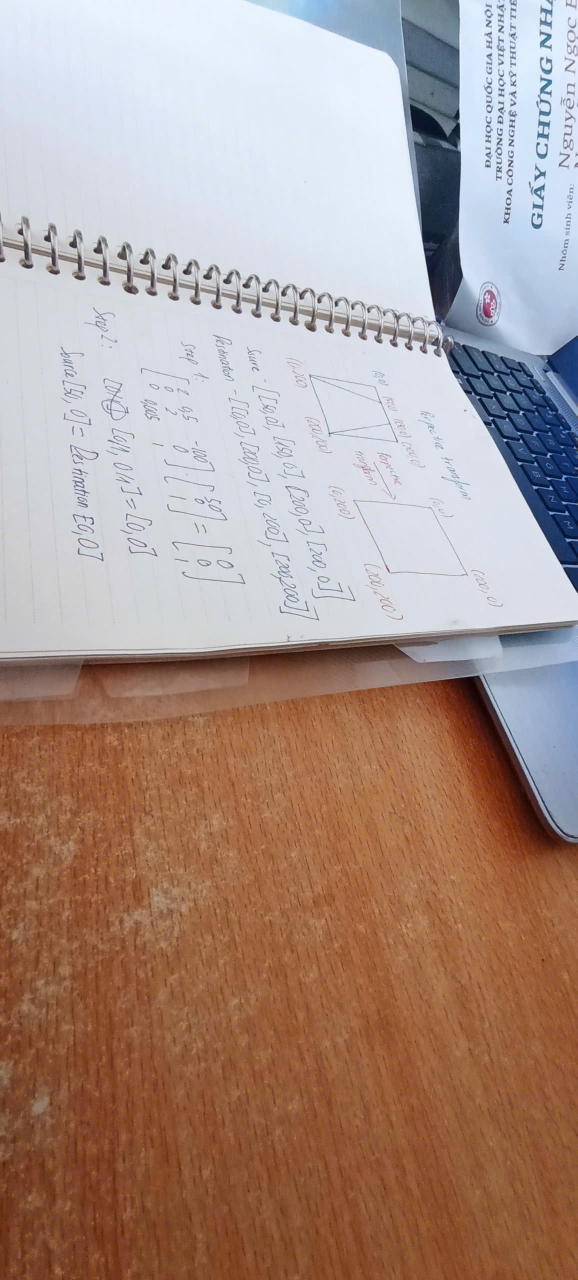
#> input picture Hubble/Final.jpg, 1155 x 2560 px (shown at 1/2 size)
$ python Main.py
#> lines starting #> are read from the running program, lines starting #| are printed output that depends on the picture
import cv2
import numpy as np

# Đọc ảnh
image = cv2.imread('Final.jpg')
#> image is the input picture: shape (2560, 1155, 3); mean B, G, R 140.1, 148.8, 170.7
if image is None:
    print("Không thể đọc ảnh. Vui lòng kiểm tra đường dẫn.")
    exit()

# Thay đổi kích thước ảnh để phù hợp với màn hình
scale = 0.5  # Giảm kích thước xuống 50%
resized_image = cv2.resize(image, None, fx=scale, fy=scale, interpolation=cv2.INTER_AREA)
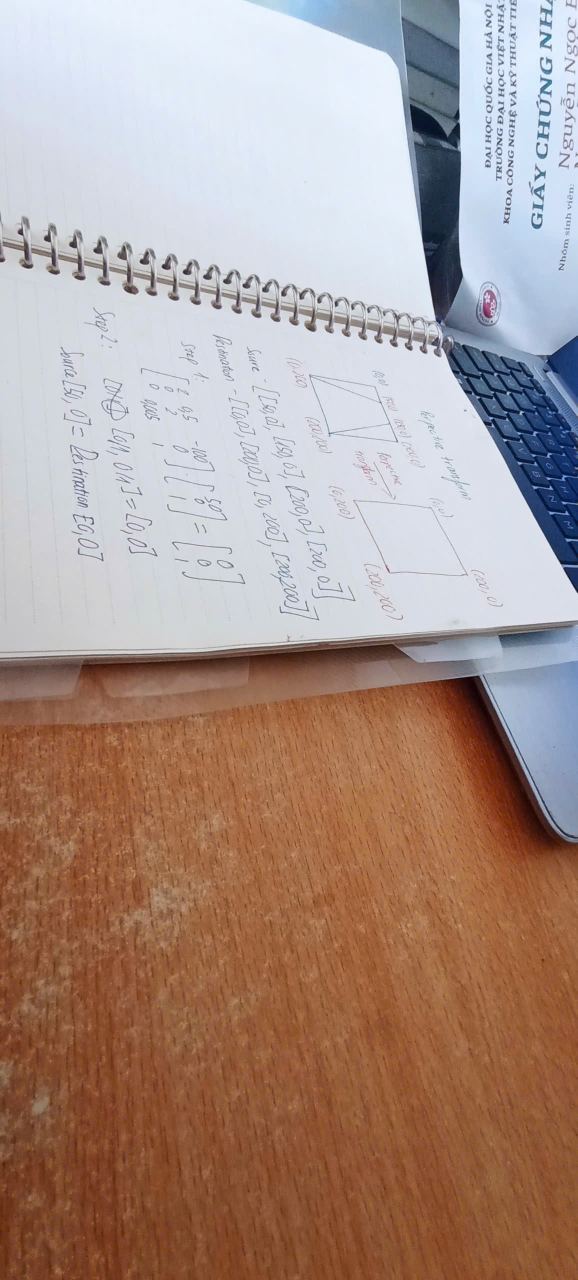
#> resized_image: shape (1280, 578, 3); mean B, G, R 140.2, 148.9, 170.8

# Danh sách để lưu các điểm được chọn
points = []

# Hàm xử lý sự kiện chuột
def get_points(event, x, y, flags, param):
    if event == cv2.EVENT_LBUTTONDOWN:  # Khi nhấn chuột trái
        points.append((x, y))  # Lưu tọa độ điểm vào danh sách
        cv2.circle(resized_image, (x, y), 5, (0, 0, 255), -1)  # Vẽ chấm đỏ tại điểm được chọn
        cv2.imshow("Chọn 4 điểm", resized_image)

# Tạo cửa sổ và thiết lập hàm callback cho sự kiện chuột
cv2.namedWindow("Chọn 4 điểm")
cv2.imshow("Chọn 4 điểm", resized_image)
cv2.setMouseCallback("Chọn 4 điểm", get_points)

# Hướng dẫn người dùng
print("Hãy nhấn chuột để chọn 4 điểm trên ảnh (theo thứ tự: góc trên trái, góc trên phải, góc dưới trái, góc dưới phải).")
cv2.waitKey(0)

# Kiểm tra số lượng điểm đã chọn
if len(points) != 4:
    print("Bạn cần chọn đúng 4 điểm.")
    cv2.destroyAllWindows()
else:
    # Chuyển đổi danh sách điểm thành numpy array
    pts_src = np.array(points, dtype="float32")

    # Kích thước ảnh đích
    width = 400   # Chiều rộng của ảnh đích
    height = 300  # Chiều cao của ảnh đích

    # Định nghĩa các điểm đích tương ứng trên ảnh đích
    pts_dst = np.array([
        [0, 0],
        [width - 1, 0],
        [0, height - 1],
        [width - 1, height - 1]
    ], dtype="float32")

    # Tính toán ma trận biến đổi phối cảnh
    H = cv2.getPerspectiveTransform(pts_src, pts_dst)

    # Áp dụng biến đổi phối cảnh lên ảnh gốc
    warped_image = cv2.warpPerspective(resized_image, H, (width, height))

    # Hiển thị ảnh sau khi biến đổi
    cv2.imshow("Ảnh sau biến đổi", warped_image)

    # Lưu ảnh sau khi biến đổi
    output_filename = "Transformed_Image.jpg"
    cv2.imwrite(output_filename, warped_image)
    print(f"Ảnh đã được lưu với tên: {output_filename}")

    cv2.waitKey(0)
    cv2.destroyAllWindows()
